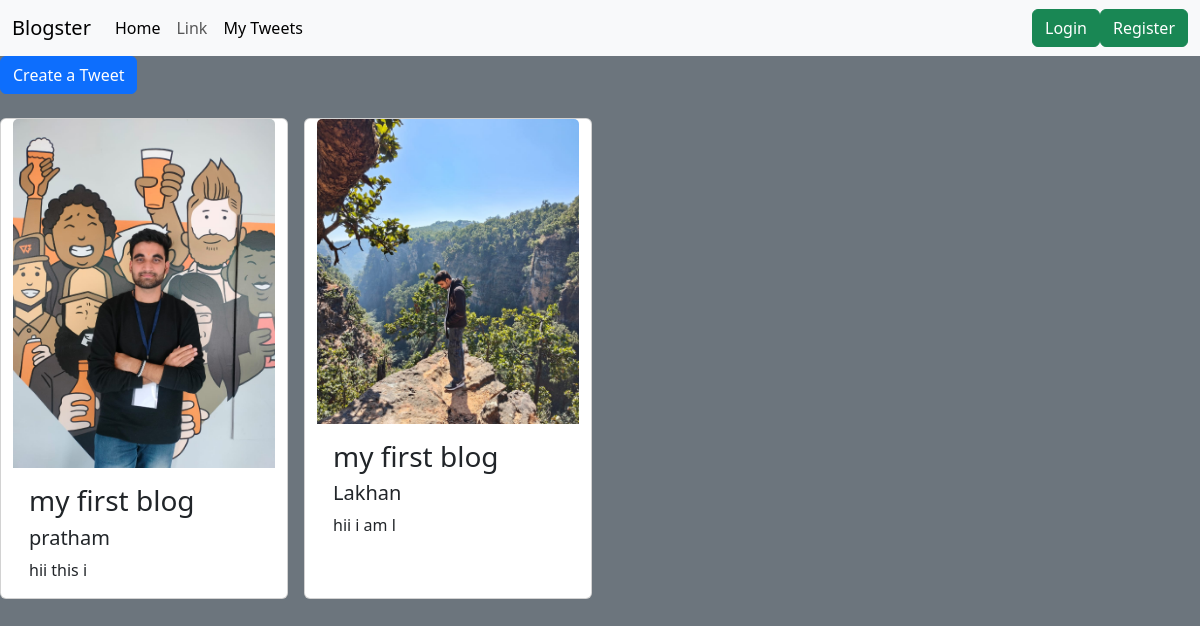
Page /tweet/ on the earlier database version.
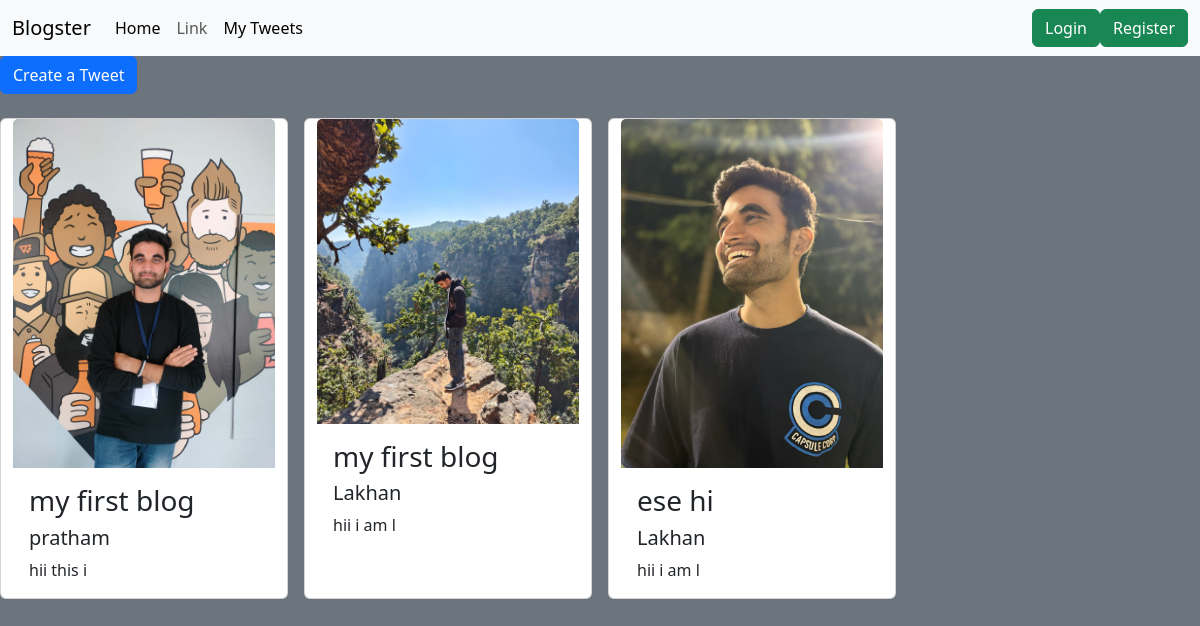
Same page on the later database version.
### tweet/models.py (models this page shows, shortened)
class Tweet(models.Model):
    user= models.ForeignKey(User,on_delete=models.CASCADE)
    title=models.TextField(max_length=240,default='my first blog')
    text=models.TextField(max_length=240)
    photo=models.ImageField(upload_to='photos/',blank=True,null=True)
    created_at=models.DateTimeField(auto_now_add=True)
    updated_at=models.DateTimeField( auto_now=True)

### tweet/views.py (the view)
# urls.py: path('',views.tweet_list,name='tweet_list'),
def tweet_list(request):
    tweets=Tweet.objects.all().order_by('created_at')
    return render(request,'tweet_list.html',{'tweets':tweets}) # is html page pr tweets object bhi jayga

### tweet/templates/tweet_list.html (shortened to what this page needs)
{% extends "layout.html" %}
{% block content %}
<a class= "btn btn-primary mb-4" href="{% url 'tweet_create' %}" >Create a Tweet </a>
<div class= "container row gap-3">
    {% for tweet in tweets  %}
    <div class="card" style="width: 18rem;">
  <a href="{%url 'tweet' tweet.user.id%}">
  <img src="{{tweet.photo.url}}" class="card-img-top" alt="...">
  </a>
  <div class="card-body">
    <h3 class="card-title">{{tweet.title}}</h5>
    <h5 class="card-title">{{tweet.user.username}}</h5>
    <p class="card-text">{{tweet.text|slice:":10"}}</p>
  </div>
</div>
    {% endfor %}
</div>
{% endblock %}

### templates/layout.html (shortened to what this page needs)
<!DOCTYPE html>
<html lang="en">
<head>
    <link href="https://cdn.jsdelivr.net/npm/bootstrap@5.3.6/dist/css/bootstrap.min.css" rel="stylesheet">
</head>
<body class='bg-secondary text-white'>
    <nav class="navbar navbar-expand-lg bg-body-tertiary">
  <div class="container-fluid">
    <a class="navbar-brand" href="#">Blogster</a>
    <div class="collapse navbar-collapse" id="navbarSupportedContent">
      <ul class="navbar-nav me-auto mb-2 mb-lg-0">
        <li class="nav-item">
          <a class="nav-link active" aria-current="page" href="{%url 'tweet_list'%}">Home</a>
        </li>
        <li class="nav-item">
          <a class="nav-link" href="#">Link</a>
        </li>
        <li class="nav-item">
          <a class="nav-link active" aria-current="page" href="{%url 'my_tweets'%}">My Tweets</a>
        </li>
      </ul>
      {% if user.is_authenticated %}
      <form method="post" action="{%url 'logout'%}">
        {% csrf_token %}
        <button class="btn btn-danger" type='submit'>Logout</button>
      </form>
      {% else %}
      <a href="{%url 'login'%}">
        <button class="btn btn-success" type='submit'>Login</button>
      </a>
      <a href="{%url 'register'%}">
        <button class="btn btn-success" type='submit'>Register</button>
      </a>
      {% endif %}
    </div>
  </div>
</nav>
    {% block content %}{% endblock %}
</body>
</html>

Differences in the rows shown:
added Tweet: photo (picture), title "ese hi", user.username "Lakhan", text "hii i am l"
